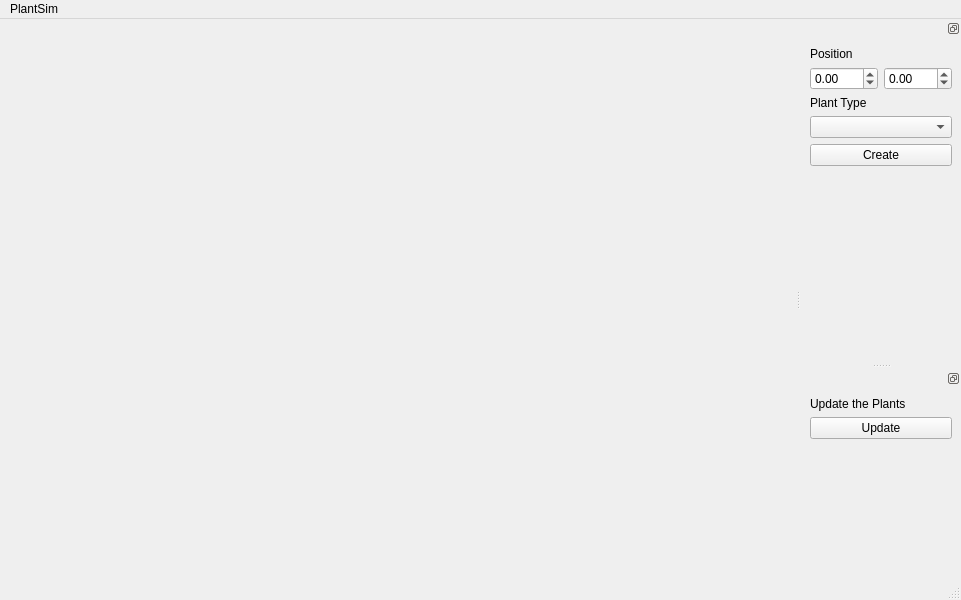
<?xml version="1.0" encoding="UTF-8"?>
<ui version="4.0">
 <class>MainWindow</class>
 <widget class="QMainWindow" name="MainWindow">
  <property name="geometry">
   <rect>
    <x>0</x>
    <y>0</y>
    <width>961</width>
    <height>600</height>
   </rect>
  </property>
  <property name="windowTitle">
   <string>PlantSim</string>
  </property>
  <widget class="QWidget" name="centralwidget">
   <layout class="QGridLayout" name="s_mainWindowGridLayout">
    <item row="0" column="0">
     <spacer name="horizontalSpacer">
      <property name="orientation">
       <enum>Qt::Horizontal</enum>
      </property>
      <property name="sizeHint" stdset="0">
       <size>
        <width>40</width>
        <height>20</height>
       </size>
      </property>
     </spacer>
    </item>
   </layout>
  </widget>
  <widget class="QMenuBar" name="menubar">
   <property name="geometry">
    <rect>
     <x>0</x>
     <y>0</y>
     <width>961</width>
     <height>22</height>
    </rect>
   </property>
   <widget class="QMenu" name="menuPlantSim">
    <property name="title">
     <string>PlantSim</string>
    </property>
    <addaction name="s_newPlantBlueprint"/>
    <addaction name="separator"/>
    <addaction name="s_sceneManagerMenuButton"/>
    <addaction name="separator"/>
    <addaction name="s_quit"/>
   </widget>
   <addaction name="menuPlantSim"/>
  </widget>
  <widget class="QStatusBar" name="statusbar"/>
  <widget class="QDockWidget" name="s_newPlantDockWidget">
   <property name="floating">
    <bool>false</bool>
   </property>
   <property name="features">
    <set>QDockWidget::DockWidgetFloatable|QDockWidget::DockWidgetMovable</set>
   </property>
   <attribute name="dockWidgetArea">
    <number>2</number>
   </attribute>
   <widget class="QWidget" name="s_newPlantDockWidgetContents">
    <layout class="QGridLayout" name="gridLayout">
     <item row="2" column="1">
      <widget class="QLabel" name="s_plantTypeLabel">
       <property name="text">
        <string>Plant Type</string>
       </property>
      </widget>
     </item>
     <item row="0" column="1">
      <widget class="QLabel" name="s_positionLabel">
       <property name="text">
        <string>Position</string>
       </property>
      </widget>
     </item>
     <item row="1" column="1">
      <widget class="QDoubleSpinBox" name="m_positionX">
       <property name="minimum">
        <double>-100.000000000000000</double>
       </property>
       <property name="maximum">
        <double>100.000000000000000</double>
       </property>
      </widget>
     </item>
     <item row="4" column="1" colspan="2">
      <widget class="QPushButton" name="m_newPlantButton">
       <property name="text">
        <string>Create</string>
       </property>
      </widget>
     </item>
     <item row="3" column="1" colspan="2">
      <widget class="QComboBox" name="m_plantType">
       <property name="currentIndex">
        <number>-1</number>
       </property>
       <item>
        <property name="text">
         <string>create new</string>
        </property>
       </item>
      </widget>
     </item>
     <item row="1" column="2">
      <widget class="QDoubleSpinBox" name="m_positionZ">
       <property name="minimum">
        <double>-100.000000000000000</double>
       </property>
       <property name="maximum">
        <double>100.000000000000000</double>
       </property>
      </widget>
     </item>
     <item row="5" column="1" colspan="2">
      <spacer name="verticalSpacer_2">
       <property name="orientation">
        <enum>Qt::Vertical</enum>
       </property>
       <property name="sizeHint" stdset="0">
        <size>
         <width>20</width>
         <height>40</height>
        </size>
       </property>
      </spacer>
     </item>
    </layout>
   </widget>
  </widget>
  <widget class="QDockWidget" name="s_updatePlantDockWidget">
   <property name="features">
    <set>QDockWidget::DockWidgetFloatable|QDockWidget::DockWidgetMovable</set>
   </property>
   <property name="windowTitle">
    <string/>
   </property>
   <attribute name="dockWidgetArea">
    <number>2</number>
   </attribute>
   <widget class="QWidget" name="s_updatePlantDockWidgetContents">
    <layout class="QGridLayout" name="gridLayout_2">
     <item row="0" column="0">
      <widget class="QLabel" name="s_updatePlantsLabel">
       <property name="text">
        <string>Update the Plants</string>
       </property>
      </widget>
     </item>
     <item row="1" column="0">
      <widget class="QPushButton" name="m_updateButton">
       <property name="text">
        <string>Update</string>
       </property>
      </widget>
     </item>
     <item row="2" column="0">
      <spacer name="verticalSpacer">
       <property name="orientation">
        <enum>Qt::Vertical</enum>
       </property>
       <property name="sizeHint" stdset="0">
        <size>
         <width>20</width>
         <height>40</height>
        </size>
       </property>
      </spacer>
     </item>
    </layout>
   </widget>
  </widget>
  <action name="s_newPlantBlueprint">
   <property name="text">
    <string>New Plant Blueprint</string>
   </property>
  </action>
  <action name="s_quit">
   <property name="text">
    <string>Quit</string>
   </property>
  </action>
  <action name="s_editLights">
   <property name="text">
    <string>Edit Lights</string>
   </property>
  </action>
  <action name="s_sceneManagerMenuButton">
   <property name="text">
    <string>Scene Manager</string>
   </property>
  </action>
 </widget>
 <resources/>
 <connections/>
</ui>
